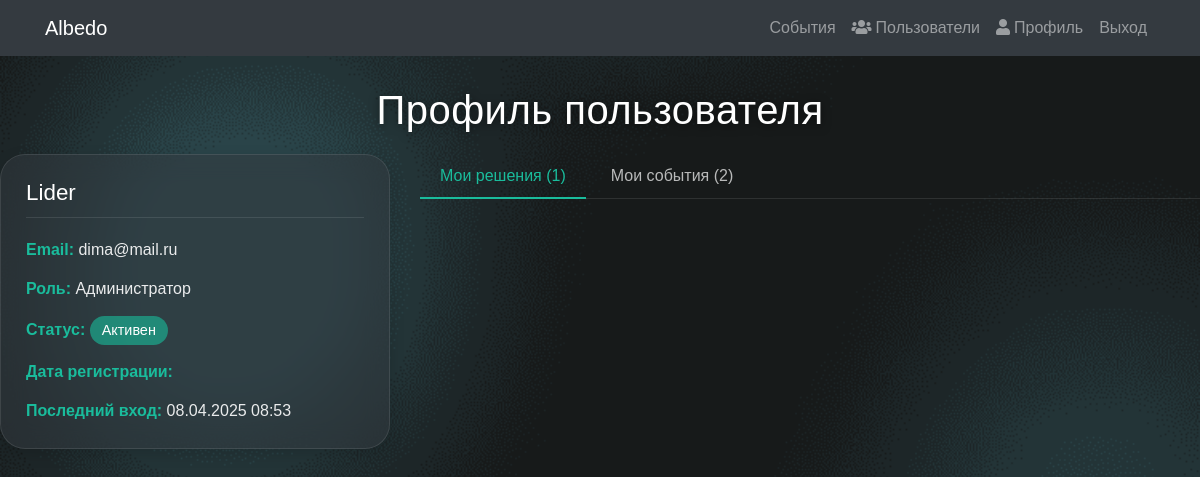
Before: /profile/ (signed in) with the older database file.
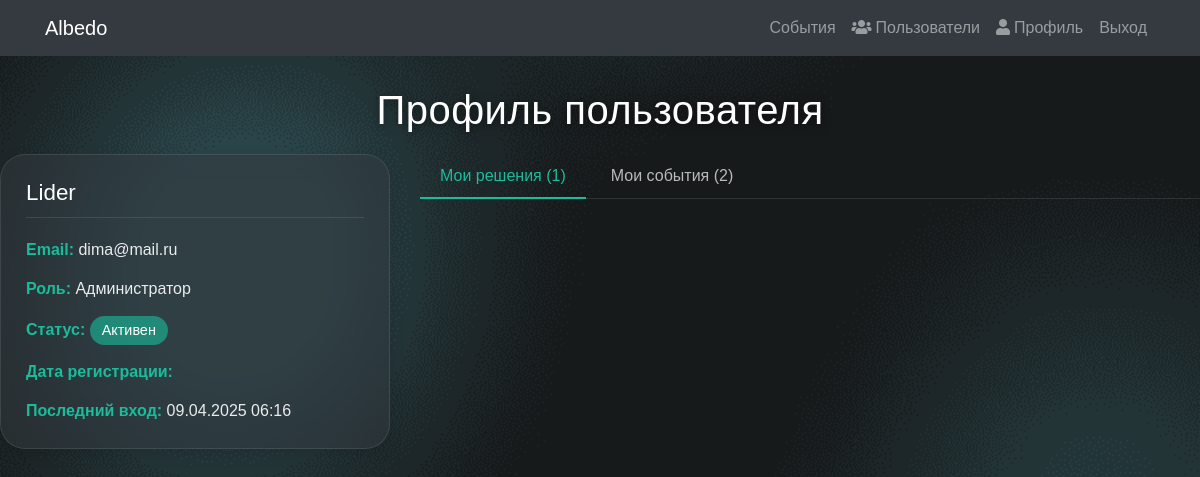
After: the same page with the newer database file.
### albedo/models.py (models this page shows, shortened)
class User(AbstractUser):
    ROLE_CHOICES = (
        ('user', 'Пользователь'),
        ('admin', 'Администратор'),
    )
    email = models.EmailField(unique=True)
    role = models.CharField(max_length=5, choices=ROLE_CHOICES, default='user')
    active = models.BooleanField(default=True)
    USERNAME_FIELD = 'username'
    REQUIRED_FIELDS = ['email']
    def get_role_display(self):
        return dict(self.ROLE_CHOICES).get(self.role, 'Неизвестно')

### albedo/views.py (the view)
# urls.py: path('profile/', views.profile, name='profile'),  # Новый URL для профиля
@login_required
def profile(request):
    user_solutions = Solution.objects.filter(user=request.user).order_by('-created_at')
    user_events = Event.objects.filter(user=request.user).order_by('-created_at')
    context = {
        'user': request.user,
        'solutions': user_solutions,
        'events': user_events
    }
    return render(request, 'albedo/profile.html', context)

### albedo/templates/albedo/profile.html (shortened to what this page needs)
{% extends 'albedo/base.html' %}
{% load static %}
{% block content %}
<div style="padding-top: 30px;">
    <h1 style="text-align: center; color: white; font-size: 2.5rem; margin-bottom: 20px; text-shadow: 0 2px 10px rgba(0,0,0,0.5); font-weight: 300; letter-spacing: 0.5px;">Профиль пользователя</h1>
</div>
<div style="display: flex; max-width: 1200px; margin: 0 auto; gap: 30px; flex-wrap: wrap;">
    <div style="flex: 1; min-width: 300px;">
        <div style="background-color: rgba(52, 58, 64, 0.5); border-radius: 25px; padding: 25px; backdrop-filter: blur(12px); border: 1px solid rgba(255,255,255,0.1); box-shadow: 0 5px 15px rgba(0,0,0,0.15);">
            <h4 style="color: white; margin-top: 0; margin-bottom: 20px; font-size: 1.4rem; border-bottom: 1px solid rgba(255,255,255,0.1); padding-bottom: 10px;">{{ user.username }}</h4>
            <p style="color: rgba(255,255,255,0.9); margin-bottom: 15px;"><strong style="color: #1ABC9C;">Email:</strong> {{ user.email }}</p>
            <p style="color: rgba(255,255,255,0.9); margin-bottom: 15px;"><strong style="color: #1ABC9C;">Роль:</strong> {{ user.get_role_display }}</p>
            <p style="color: rgba(255,255,255,0.9); margin-bottom: 15px;">
                <strong style="color: #1ABC9C;">Статус:</strong>
                <span style="display: inline-block; padding: 4px 12px; border-radius: 20px; font-size: 0.9rem; background-color: {% if user.active %}rgba(26, 188, 156, 0.6){% else %}rgba(231, 76, 60, 0.6){% endif %}; color: white; font-weight: 500;">
                    {% if user.active %}Активен{% else %}Заблокирован{% endif %}
                </span>
            </p>
            <p style="color: rgba(255,255,255,0.9); margin-bottom: 15px;"><strong style="color: #1ABC9C;">Дата регистрации:</strong> {{ user.date_joined|date:"d.m.Y" }}</p>
            <p style="color: rgba(255,255,255,0.9); margin-bottom: 0;"><strong style="color: #1ABC9C;">Последний вход:</strong> {{ user.last_login|date:"d.m.Y H:i"|default:"Нет данных" }}</p>
        </div>
    </div>
    <div style="flex: 2; min-width: 300px;">
        <div style="display: flex; border-bottom: 1px solid rgba(255,255,255,0.1); margin-bottom: 20px;">
            <button id="solutions-tab" class="profile-tab active" onclick="switchTab('solutions')">Мои решения ({{ solutions.count }})</button>
            <button id="events-tab" class="profile-tab" onclick="switchTab('events')">Мои события ({{ events.count }})</button>
        </div>
    </div>
</div>
{% endblock %}

Changed rows visible on the page:
changed User "Lider": last_login "08.04.2025 08:53" → "09.04.2025 06:16"
